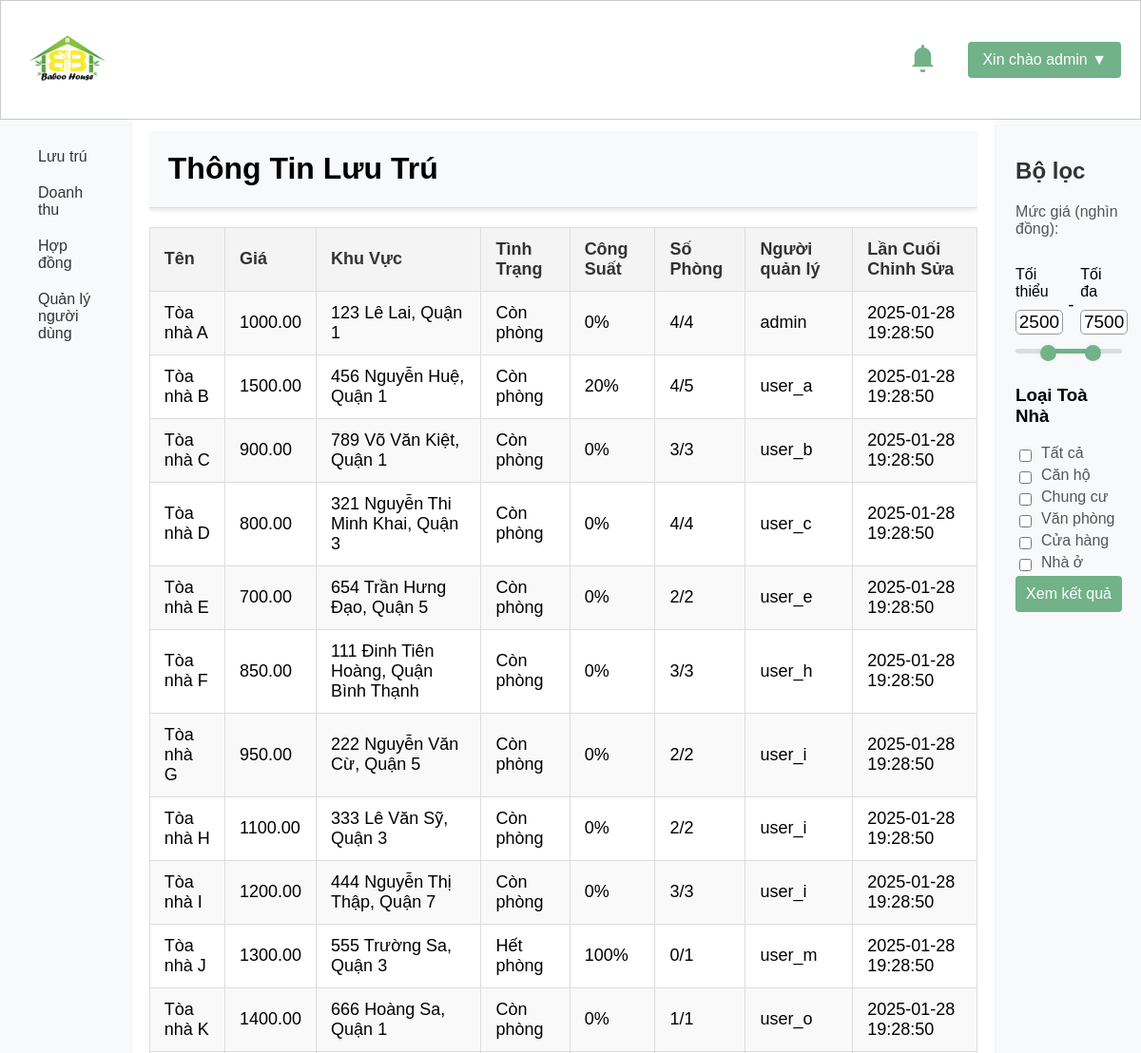
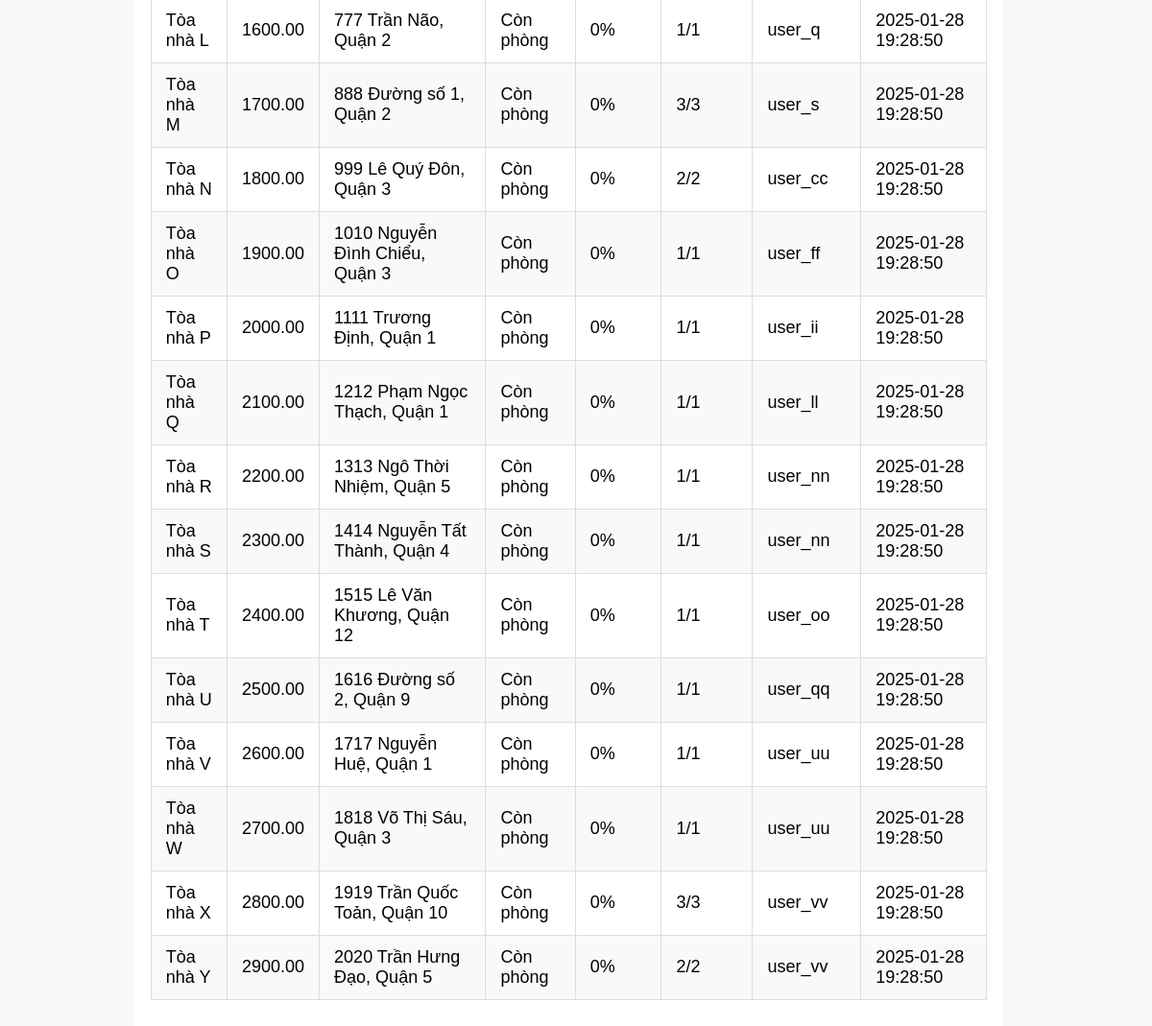
The app's page /templates/accommodation_info.php (signed in) with its own data (2 pictures, top to bottom).
### tables this page shows
CREATE TABLE `buildings` (
  `building_id` int(11) NOT NULL,
  `user_id` int(11) DEFAULT NULL,
  `name` varchar(255) DEFAULT NULL,
  `address` varchar(255) DEFAULT NULL,
  `rental_price` decimal(10,2) DEFAULT NULL,
  `owner_name` varchar(255) DEFAULT NULL,
  `owner_phone` varchar(50) DEFAULT NULL,
  `building_type` varchar(50) DEFAULT NULL,
  `electricity_price` decimal(10,2) DEFAULT NULL,
  `water_price` decimal(10,2) DEFAULT NULL,
  `description` text DEFAULT NULL,
  `last_modified` datetime DEFAULT NULL,
  `photo_urls` text DEFAULT NULL,
  `approved` tinyint(1) DEFAULT 0
);

CREATE TABLE `users` (
  `user_id` int(11) NOT NULL,
  `name` varchar(255) DEFAULT NULL,
  `address` varchar(255) DEFAULT NULL,
  `hometown` varchar(255) DEFAULT NULL,
  `birthdate` date DEFAULT NULL,
  `phone` varchar(50) DEFAULT NULL,
  `email` varchar(255) DEFAULT NULL,
  `username` varchar(255) DEFAULT NULL,
  `password` varchar(255) DEFAULT NULL,
  `role` varchar(50) DEFAULT NULL,
  `last_access` datetime DEFAULT NULL,
  `photo_urls` text DEFAULT NULL
);

### admin/getallbuilding.php (called while the page is built, shortened)
<?php
require '../config/database.php';
function getAllBuildings($min_price = 0, $max_price = 5000, $selected_types = [], $user_id = NULL) {
    global $conn;
    $sql = "SELECT * FROM buildings WHERE rental_price BETWEEN ? AND ?";
    $stmt = $conn->prepare($sql);
    $params = [$min_price, $max_price];
    $binding_types = str_repeat('i', 2);
    $stmt->bind_param($binding_types, ...$params);
    $stmt->execute();
    $result = $stmt->get_result();
    return $result;
}
?>

### admin/getallroom.php (called while the page is built, shortened)
<?php
require '../config/database.php';
function getAllAvailableRooms($building_id) {
    global $conn;
    $rented_sql = "SELECT COUNT(*) AS rented_count FROM rooms WHERE building_id = ? AND room_status = 'Còn trống'";
    $total_sql = "SELECT COUNT(*) AS number_rooms FROM rooms WHERE building_id = ?";
    $stmt = $conn->prepare($rented_sql);
    if ($building_id) {
        $stmt->bind_param("i", $building_id);
    }
    $stmt->execute();
    $rented_result = $stmt->get_result();
    $rented_data = $rented_result->fetch_assoc();
    $rented_count = $rented_data['rented_count'];
    $stmt = $conn->prepare($total_sql);
    if ($building_id) {
        $stmt->bind_param("i", $building_id);
    }
    $stmt->execute();
    $total_result = $stmt->get_result();
    $total_data = $total_result->fetch_assoc();
    $number_rooms = $total_data['number_rooms'];
    return [
        'rented_count' => $rented_count,
        'number_rooms' => $number_rooms
    ];
}
?>

### admin/getalluser.php (called while the page is built, shortened)
<?php
require '../config/database.php';
function getUsernameById($user_id) {
    global $conn;
    $stmt = $conn->prepare("SELECT username FROM users WHERE user_id = ?");
    $stmt->bind_param("i", $user_id);
    $stmt->execute();
    $result = $stmt->get_result();
    if ($result->num_rows > 0) {
        $row = $result->fetch_assoc();
        return $row['username'];
    }
    return "N/A";
}
?>

### templates/accommodation_info.php (the view, shortened to what this page needs)
<?php
include '../admin/getallbuilding.php';
include '../admin/getallroom.php';
include '../admin/getalluser.php';
$min_price = isset($_GET['min_price']) ? (int)$_GET['min_price'] : 0;
$max_price = isset($_GET['max_price']) ? (int)$_GET['max_price'] : 10000;
$selected_types = isset($_GET['building_type']) ? $_GET['building_type'] : [];
$buildings = getAllBuildings($min_price, $max_price, $selected_types);
?>
<!DOCTYPE html>
<html lang="en">
<head>
    <link href="../assets/css/filter.css" rel="stylesheet">
</head>
<body>
    <?php include '../includes/header.php'; ?>
    <div class="head-container">
        <?php include '../includes/filter_accommodation.php'; ?>
        <div class="main-content">
            <div class="manage-head">
                <h1>Thông Tin Lưu Trú</h1>
            </div>
        <table>
                <tr>
                    <th>Tên</th>
                    <th>Giá</th>
                    <th>Khu Vực</th>
                    <th>Tình Trạng</th>
                    <th>Công Suất</th>
                    <th>Số Phòng</th>
                    <th>Người quản lý</th>
                    <th>Lần Cuối Chỉnh Sửa</th>
                </tr>
                <?php if ($buildings->num_rows > 0): ?>
                    <?php while ($building = $buildings->fetch_assoc()): ?>
                        <?php if ($building['approved']): ?>
                            <tr onclick="location.href='view_building.php?building_id=<?php echo htmlspecialchars($building['building_id']); ?>'" style="cursor: pointer;">
                                <?php
                                $availableRooms = getAllAvailableRooms($building['building_id']);
                                $rentedCount = $availableRooms["rented_count"];
                                $totalRooms = $availableRooms["number_rooms"];
                                ?>
                                <td><?php echo htmlspecialchars($building['name']); ?></td>
                                <td><?php echo htmlspecialchars($building['rental_price']); ?></td>
                                <td><?php echo htmlspecialchars($building['address']); ?></td>
                                <td>
                                    <?php if ($rentedCount == 0): ?>
                                        Hết phòng
                                    <?php else: ?>
                                        Còn phòng
                                    <?php endif; ?>
                                </td>
                                <td>
                                    <?php if ($totalRooms == 0): ?>
                                        N/A
                                    <?php else: ?>
                                        <?php echo htmlspecialchars(100 - ($rentedCount / $totalRooms) * 100); ?>%
                                    <?php endif; ?>
                                </td>
                                <td>
                                    <?php echo htmlspecialchars($rentedCount); ?>/<?php echo htmlspecialchars($totalRooms); ?>
                                </td>
                                <td><?php echo htmlspecialchars(getUsernameById($building['user_id'])); ?></td>
                                <td><?php echo htmlspecialchars($building['last_modified']); ?></td>
                            </tr>
                        <?php endif; ?>
                    <?php endwhile; ?>
                <?php else: ?>
                    <tr>
                        <td colspan="10">Không tìm thấy toà nhà</td>
                    </tr>
                <?php endif; ?>
            </table>
        </div>
        <?php include '../includes/sidebar.php'; ?>
    </div>
</body>
</html>

### assets/css/style.css (style rules this page uses)
* { user-select: none; -webkit-user-drag: none; }
body { width: 100%; height: 100%; margin: 0; overflow: hidden; font-family: Arial, sans-serif; }
.head-container { column-gap: 20px; background-color: #ffffff; width: 100%; display: flex; flex-direction: row-reverse; }
.manage-head { width: auto; display: flex; flex-direction: row; justify-content: space-between; align-items: center; padding: 0px 20px; background-color: #f8f9fa; border-bottom: 1px solid #ddd; box-shadow: 0 2px 5px rgba(0, 0, 0, 0.1); }
.main-content { width: 90%; height: 85vh; overflow-y: scroll; margin-top: 1%; }
table { width: 100%; border-collapse: collapse; margin: 20px 0; font-size: 18px; text-align: left; border-collapse: collapse; width: auto; table-layout: auto; }
table th, table td { padding: 12px 15px; border: 1px solid #ddd; }
table th { background-color: #f4f4f4; color: #333; }
table tr:nth-child(even) { background-color: #f9f9f9; }
table { border-collapse: collapse; margin: 20px 0; font-size: 18px; text-align: left; border-collapse: collapse; width: 100%; table-layout: auto; }

### records on screen
buildings: name "Tòa nhà A", rental_price "1000.00", address "123 Lê Lai, Quận 1", shows "Còn phòng", totalRooms "0", rentedCount "4", totalRooms "4", user.username "admin", last_modified "2025-01-28 19:28:50"
buildings: name "Tòa nhà B", rental_price "1500.00", address "456 Nguyễn Huệ, Quận 1", shows "Còn phòng", totalRooms "20", rentedCount "4", totalRooms "5", user.username "user_a", last_modified "2025-01-28 19:28:50"
buildings: name "Tòa nhà C", rental_price "900.00", address "789 Võ Văn Kiệt, Quận 1", shows "Còn phòng", totalRooms "0", rentedCount "3", totalRooms "3", user.username "user_b", last_modified "2025-01-28 19:28:50"
buildings: name "Tòa nhà D", rental_price "800.00", address "321 Nguyễn Thi Minh Khai, Quận 3", shows "Còn phòng", totalRooms "0", rentedCount "4", totalRooms "4", user.username "user_c", last_modified "2025-01-28 19:28:50"
buildings: name "Tòa nhà E", rental_price "700.00", address "654 Trần Hưng Đạo, Quận 5", shows "Còn phòng", totalRooms "0", rentedCount "2", totalRooms "2", user.username "user_e", last_modified "2025-01-28 19:28:50"
buildings: name "Tòa nhà F", rental_price "850.00", address "111 Đinh Tiên Hoàng, Quận Bình Thạnh", shows "Còn phòng", totalRooms "0", rentedCount "3", totalRooms "3", user.username "user_h", last_modified "2025-01-28 19:28:50"
buildings: name "Tòa nhà G", rental_price "950.00", address "222 Nguyễn Văn Cừ, Quận 5", shows "Còn phòng", totalRooms "0", rentedCount "2", totalRooms "2", user.username "user_i", last_modified "2025-01-28 19:28:50"
buildings: name "Tòa nhà H", rental_price "1100.00", address "333 Lê Văn Sỹ, Quận 3", shows "Còn phòng", totalRooms "0", rentedCount "2", totalRooms "2", user.username "user_i", last_modified "2025-01-28 19:28:50"
buildings: name "Tòa nhà I", rental_price "1200.00", address "444 Nguyễn Thị Thập, Quận 7", shows "Còn phòng", totalRooms "0", rentedCount "3", totalRooms "3", user.username "user_i", last_modified "2025-01-28 19:28:50"
buildings: name "Tòa nhà J", rental_price "1300.00", address "555 Trường Sa, Quận 3", shows "Hết phòng", totalRooms "100", rentedCount "0", totalRooms "1", user.username "user_m", last_modified "2025-01-28 19:28:50"
buildings: name "Tòa nhà K", rental_price "1400.00", address "666 Hoàng Sa, Quận 1", shows "Còn phòng", totalRooms "0", rentedCount "1", totalRooms "1", user.username "user_o", last_modified "2025-01-28 19:28:50"
buildings: name "Tòa nhà L", rental_price "1600.00", address "777 Trần Não, Quận 2", shows "Còn phòng", totalRooms "0", rentedCount "1", totalRooms "1", user.username "user_q", last_modified "2025-01-28 19:28:50"
buildings: name "Tòa nhà M", rental_price "1700.00", address "888 Đường số 1, Quận 2", shows "Còn phòng", totalRooms "0", rentedCount "3", totalRooms "3", user.username "user_s", last_modified "2025-01-28 19:28:50"
buildings: name "Tòa nhà N", rental_price "1800.00", address "999 Lê Quý Đôn, Quận 3", shows "Còn phòng", totalRooms "0", rentedCount "2", totalRooms "2", user.username "user_cc", last_modified "2025-01-28 19:28:50"
buildings: name "Tòa nhà O", rental_price "1900.00", address "1010 Nguyễn Đình Chiểu, Quận 3", shows "Còn phòng", totalRooms "0", rentedCount "1", totalRooms "1", user.username "user_ff", last_modified "2025-01-28 19:28:50"
buildings: name "Tòa nhà P", rental_price "2000.00", address "1111 Trương Định, Quận 1", shows "Còn phòng", totalRooms "0", rentedCount "1", totalRooms "1", user.username "user_ii", last_modified "2025-01-28 19:28:50"
buildings: name "Tòa nhà Q", rental_price "2100.00", address "1212 Phạm Ngọc Thạch, Quận 1", shows "Còn phòng", totalRooms "0", rentedCount "1", totalRooms "1", user.username "user_ll", last_modified "2025-01-28 19:28:50"
buildings: name "Tòa nhà R", rental_price "2200.00", address "1313 Ngô Thời Nhiệm, Quận 5", shows "Còn phòng", totalRooms "0", rentedCount "1", totalRooms "1", user.username "user_nn", last_modified "2025-01-28 19:28:50"
buildings: name "Tòa nhà S", rental_price "2300.00", address "1414 Nguyễn Tất Thành, Quận 4", shows "Còn phòng", totalRooms "0", rentedCount "1", totalRooms "1", user.username "user_nn", last_modified "2025-01-28 19:28:50"
buildings: name "Tòa nhà T", rental_price "2400.00", address "1515 Lê Văn Khương, Quận 12", shows "Còn phòng", totalRooms "0", rentedCount "1", totalRooms "1", user.username "user_oo", last_modified "2025-01-28 19:28:50"
buildings: name "Tòa nhà U", rental_price "2500.00", address "1616 Đường số 2, Quận 9", shows "Còn phòng", totalRooms "0", rentedCount "1", totalRooms "1", user.username "user_qq", last_modified "2025-01-28 19:28:50"
buildings: name "Tòa nhà V", rental_price "2600.00", address "1717 Nguyễn Huệ, Quận 1", shows "Còn phòng", totalRooms "0", rentedCount "1", totalRooms "1", user.username "user_uu", last_modified "2025-01-28 19:28:50"
buildings: name "Tòa nhà W", rental_price "2700.00", address "1818 Võ Thị Sáu, Quận 3", shows "Còn phòng", totalRooms "0", rentedCount "1", totalRooms "1", user.username "user_uu", last_modified "2025-01-28 19:28:50"
buildings: name "Tòa nhà X", rental_price "2800.00", address "1919 Trần Quốc Toản, Quận 10", shows "Còn phòng", totalRooms "0", rentedCount "3", totalRooms "3", user.username "user_vv", last_modified "2025-01-28 19:28:50"
buildings: name "Tòa nhà Y", rental_price "2900.00", address "2020 Trần Hưng Đạo, Quận 5", shows "Còn phòng", totalRooms "0", rentedCount "2", totalRooms "2", user.username "user_vv", last_modified "2025-01-28 19:28:50"

### other values on screen
$_SESSION['username'] "admin"
$type "Căn hộ"
$type "Chung cư"
$type "Văn phòng"
$type "Cửa hàng"
$type "Nhà ở"
